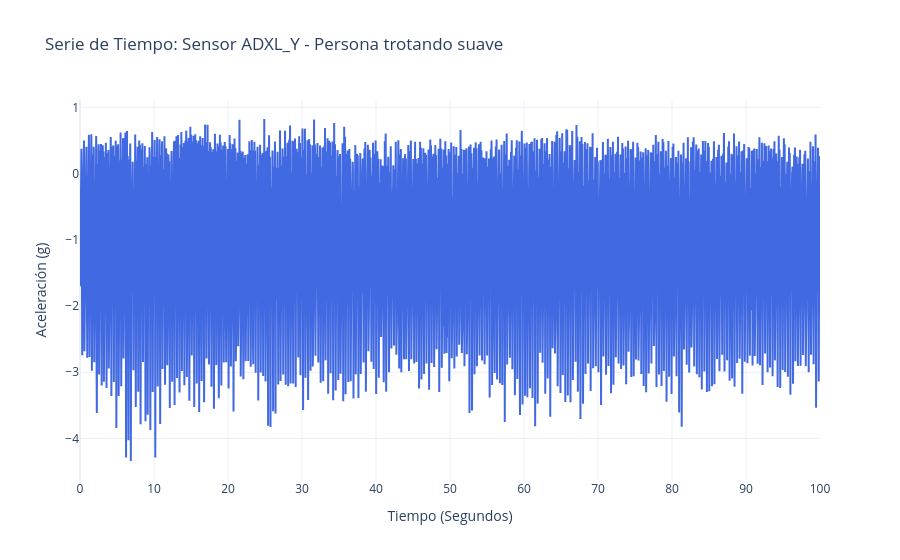

Notebook source saved alongside this figure:
### Code cell
graficar_serie_tiempo(df_D04_SA01_R01, 'ADXL_Y', actividad="Persona trotando suave")

### Figure 1 — Plotly figure (JSON) as saved in the notebook; plotly's stock layout.template omitted (floating-point values rounded to 4 significant figures; data arrays with more than 128 entries replaced by an {"elided": "..."} marker saying what was removed)
{"data": [{"line": {"color": "royalblue", "width": 2}, "mode": "lines", "name": "ADXL_Y", "type": "scatter", "x": {"elided": "20000 float values"}, "y": {"elided": "20000 float values"}}], "layout": {"hovermode": "x unified", "title": {"text": "Serie de Tiempo: Sensor ADXL_Y - Persona trotando suave"}, "xaxis": {"title": {"text": "Tiempo (Segundos)"}}, "yaxis": {"title": {"text": "Aceleración (g)"}}}}
